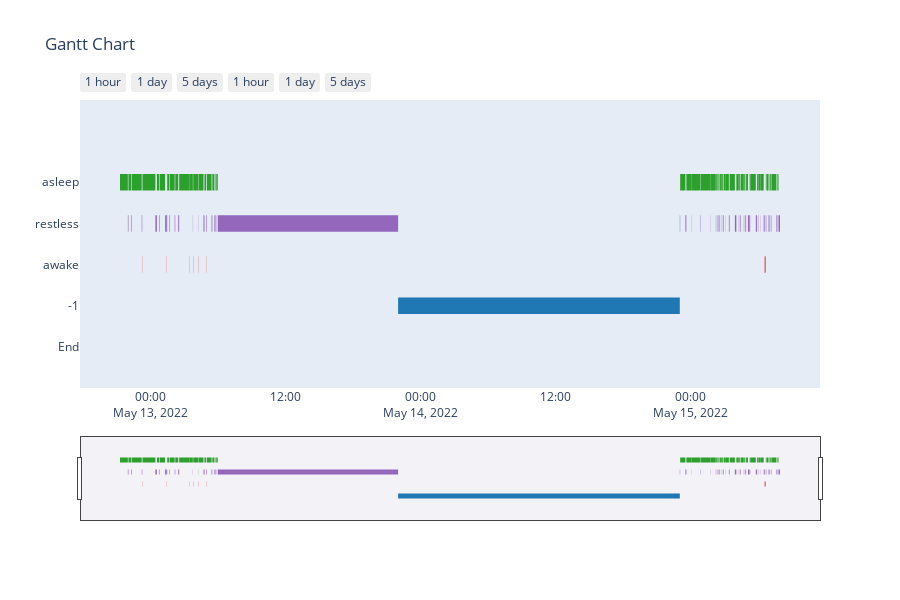

The notebook cell this image was saved under:
### Code cell
fig = ff.create_gantt(sleep, index_col='Task', group_tasks=True)

fig.update_layout(
    xaxis=dict(
        rangeselector=dict(
            buttons=list([
                dict(count=1,
                     label="1 hour",
                     step="hour",
                     ),
                dict(count=1,
                     label="1 day",
                     step="day",
                     stepmode="backward"),
                dict(count=5,
                     label="5 days",
                     step="day",
                     stepmode="backward")

            ])
        ),
        rangeslider=dict(
            visible=True,
            thickness=0.2,
            bgcolor="rgba(0, 0, 100, .05)",
            borderwidth=1
        ),
        type="date"
    )

)

fig.show()

### Figure 1 — Plotly figure (JSON) as saved in the notebook; plotly's stock layout.template omitted (floating-point values rounded to 4 significant figures; data arrays with more than 128 entries replaced by an {"elided": "..."} marker saying what was removed)
{"data": [{"fill": "toself", "fillcolor": "rgb(148, 103, 189)", "hoverinfo": "name", "legendgroup": "rgb(148, 103, 189)", "mode": "none", "name": "restless", "showlegend": false, "type": "scatter", "x": {"elided": "329 str values"}, "y": {"elided": "329 float values"}}, {"fill": "toself", "fillcolor": "rgb(214, 39, 40)", "hoverinfo": "name", "legendgroup": "rgb(214, 39, 40)", "mode": "none", "name": "awake", "showlegend": false, "type": "scatter", "x": ["2022-05-12 23:13:00", "2022-05-12 23:14:00", "2022-05-12 23:14:00", "2022-05-12 23:13:00", "2022-05-12 23:13:00", "2022-05-13 01:22:00", "2022-05-13 01:23:00", "2022-05-13 01:23:00", "2022-05-13 01:22:00", "2022-05-13 01:22:00", "2022-05-13 03:24:00", "2022-05-13 03:25:00", "2022-05-13 03:25:00", "2022-05-13 03:24:00", "2022-05-13 03:24:00", "2022-05-13 03:45:00", "2022-05-13 03:46:00", "2022-05-13 03:46:00", "2022-05-13 03:45:00", "2022-05-13 03:45:00", "2022-05-13 04:15:00", "2022-05-13 04:16:00", "2022-05-13 04:16:00", "2022-05-13 04:15:00", "2022-05-13 04:15:00", "2022-05-13 04:58:00", "2022-05-13 04:59:00", "2022-05-13 04:59:00", "2022-05-13 04:58:00", "2022-05-13 04:58:00", "2022-05-15 06:37:00", "2022-05-15 06:42:00", "2022-05-15 06:42:00", "2022-05-15 06:37:00"], "y": [1.8, 1.8, 2.2, 2.2, null, 1.8, 1.8, 2.2, 2.2, null, 1.8, 1.8, 2.2, 2.2, null, 1.8, 1.8, 2.2, 2.2, null, 1.8, 1.8, 2.2, 2.2, null, 1.8, 1.8, 2.2, 2.2, null, 1.8, 1.8, 2.2, 2.2]}, {"fill": "toself", "fillcolor": "rgb(255, 127, 14)", "hoverinfo": "name", "legendgroup": "rgb(255, 127, 14)", "mode": "none", "name": "End", "showlegend": false, "type": "scatter", "x": ["2022-05-15 07:59:00", null, null, "2022-05-15 07:59:00"], "y": [-0.2, -0.2, 0.2, 0.2]}, {"fill": "toself", "fillcolor": "rgb(31, 119, 180)", "hoverinfo": "name", "legendgroup": "rgb(31, 119, 180)", "mode": "none", "name": "-1", "showlegend": false, "type": "scatter", "x": ["2022-05-13 22:00:00", "2022-05-14 23:04:00", "2022-05-14 23:04:00", "2022-05-13 22:00:00"], "y": [0.8, 0.8, 1.2, 1.2]}, {"fill": "toself", "fillcolor": "rgb(44, 160, 44)", "hoverinfo": "name", "legendgroup": "rgb(44, 160, 44)", "mode": "none", "name": "asleep", "showlegend": false, "type": "scatter", "x": {"elided": "314 str values"}, "y": {"elided": "314 float values"}}, {"legendgroup": "rgb(148, 103, 189)", "marker": {"color": "rgb(148, 103, 189)", "opacity": 0, "size": 1}, "mode": "markers", "name": "", "showlegend": false, "text": {"elided": "132 null values"}, "type": "scatter", "x": {"elided": "132 str values"}, "y": {"elided": "132 int values"}}, {"legendgroup": "rgb(214, 39, 40)", "marker": {"color": "rgb(214, 39, 40)", "opacity": 0, "size": 1}, "mode": "markers", "name": "", "showlegend": false, "text": [null, null, null, null, null, null, null, null, null, null, null, null, null, null], "type": "scatter", "x": ["2022-05-12 23:13:00", "2022-05-12 23:14:00", "2022-05-13 01:22:00", "2022-05-13 01:23:00", "2022-05-13 03:24:00", "2022-05-13 03:25:00", "2022-05-13 03:45:00", "2022-05-13 03:46:00", "2022-05-13 04:15:00", "2022-05-13 04:16:00", "2022-05-13 04:58:00", "2022-05-13 04:59:00", "2022-05-15 06:37:00", "2022-05-15 06:42:00"], "y": [2, 2, 2, 2, 2, 2, 2, 2, 2, 2, 2, 2, 2, 2]}, {"legendgroup": "rgb(255, 127, 14)", "marker": {"color": "rgb(255, 127, 14)", "opacity": 0, "size": 1}, "mode": "markers", "name": "", "showlegend": false, "text": [null, null], "type": "scatter", "x": ["2022-05-15 07:59:00", null], "y": [0, 0]}, {"legendgroup": "rgb(31, 119, 180)", "marker": {"color": "rgb(31, 119, 180)", "opacity": 0, "size": 1}, "mode": "markers", "name": "", "showlegend": false, "text": [null, null], "type": "scatter", "x": ["2022-05-13 22:00:00", "2022-05-14 23:04:00"], "y": [1, 1]}, {"legendgroup": "rgb(44, 160, 44)", "marker": {"color": "rgb(44, 160, 44)", "opacity": 0, "size": 1}, "mode": "markers", "name": "", "showlegend": false, "text": [null, null, null, null, null, null, null, null, null, null, null, null, null, null, null, null, null, null, null, null, null, null, null, null, null, null, null, null, null, null, null, null, null, null, null, null, null, null, null, null, null, null, null, null, null, null, null, null, null, null, null, null, null, null, null, null, null, null, null, null, null, null, null, null, null, null, null, null, null, null, null, null, null, null, null, null, null, null, null, null, null, null, null, null, null, null, null, null, null, null, null, null, null, null, null, null, null, null, null, null, null, null, null, null, null, null, null, null, null, null, null, null, null, null, null, null, null, null, null, null, null, null, null, null, null, null], "type": "scatter", "x": ["2022-05-12 21:15:00", "2022-05-12 21:57:00", "2022-05-12 22:00:00", "2022-05-12 22:15:00", "2022-05-12 22:18:00", "2022-05-12 23:11:00", "2022-05-12 23:15:00", "2022-05-13 00:24:00", "2022-05-13 00:32:00", "2022-05-13 00:44:00", "2022-05-13 00:47:00", "2022-05-13 01:16:00", "2022-05-13 01:27:00", "2022-05-13 01:39:00", "2022-05-13 01:42:00", "2022-05-13 02:07:00", "2022-05-13 02:10:00", "2022-05-13 02:26:00", "2022-05-13 02:31:00", "2022-05-13 03:24:00", "2022-05-13 03:25:00", "2022-05-13 03:44:00", "2022-05-13 03:46:00", "2022-05-13 04:14:00", "2022-05-13 04:16:00", "2022-05-13 04:41:00", "2022-05-13 04:46:00", "2022-05-13 04:55:00", "2022-05-13 04:59:00", "2022-05-13 05:24:00", "2022-05-13 05:28:00", "2022-05-13 05:38:00", "2022-05-13 05:41:00", "2022-05-13 05:45:00", "2022-05-13 05:49:00", "2022-05-13 05:57:00", "2022-05-14 23:06:00", "2022-05-14 23:33:00", "2022-05-14 23:36:00", "2022-05-14 23:37:00", "2022-05-14 23:39:00", "2022-05-15 00:07:00", "2022-05-15 00:08:00", "2022-05-15 00:52:00", "2022-05-15 00:53:00", "2022-05-15 00:55:00", "2022-05-15 00:56:00", "2022-05-15 01:47:00", "2022-05-15 01:48:00", "2022-05-15 02:15:00", "2022-05-15 02:16:00", "2022-05-15 02:18:00", "2022-05-15 02:19:00", "2022-05-15 02:25:00", "2022-05-15 02:27:00", "2022-05-15 02:29:00", "2022-05-15 02:31:00", "2022-05-15 02:36:00", "2022-05-15 02:39:00", "2022-05-15 02:48:00", "2022-05-15 02:49:00", "2022-05-15 02:51:00", "2022-05-15 02:52:00", "2022-05-15 02:57:00", "2022-05-15 03:00:00", "2022-05-15 03:09:00", "2022-05-15 03:10:00", "2022-05-15 03:26:00", "2022-05-15 03:28:00", "2022-05-15 03:30:00", "2022-05-15 03:32:00", "2022-05-15 03:58:00", "2022-05-15 04:05:00", "2022-05-15 04:08:00", "2022-05-15 04:09:00", "2022-05-15 04:15:00", "2022-05-15 04:16:00", "2022-05-15 04:24:00", "2022-05-15 04:25:00", "2022-05-15 04:26:00", "2022-05-15 04:29:00", "2022-05-15 04:42:00", "2022-05-15 04:43:00", "2022-05-15 04:51:00", "2022-05-15 04:54:00", "2022-05-15 04:55:00", "2022-05-15 04:56:00", "2022-05-15 04:57:00", "2022-05-15 04:58:00", "2022-05-15 05:08:00", "2022-05-15 05:16:00", "2022-05-15 05:17:00", "2022-05-15 05:18:00", "2022-05-15 05:19:00", "2022-05-15 05:20:00", "2022-05-15 05:49:00", "2022-05-15 05:50:00", "2022-05-15 05:51:00", "2022-05-15 05:56:00", "2022-05-15 06:01:00", "2022-05-15 06:02:00", "2022-05-15 06:05:00", "2022-05-15 06:06:00", "2022-05-15 06:14:00", "2022-05-15 06:15:00", "2022-05-15 06:32:00", "2022-05-15 06:43:00", "2022-05-15 06:44:00", "2022-05-15 06:45:00", "2022-05-15 06:47:00", "2022-05-15 06:48:00", "2022-05-15 06:58:00", "2022-05-15 07:01:00", "2022-05-15 07:02:00", "2022-05-15 07:03:00", "2022-05-15 07:04:00", "2022-05-15 07:05:00", "2022-05-15 07:10:00", "2022-05-15 07:12:00", "2022-05-15 07:14:00", "2022-05-15 07:15:00", "2022-05-15 07:38:00", "2022-05-15 07:40:00", "2022-05-15 07:42:00", "2022-05-15 07:45:00", "2022-05-15 07:51:00"], "y": [4, 4, 4, 4, 4, 4, 4, 4, 4, 4, 4, 4, 4, 4, 4, 4, 4, 4, 4, 4, 4, 4, 4, 4, 4, 4, 4, 4, 4, 4, 4, 4, 4, 4, 4, 4, 4, 4, 4, 4, 4, 4, 4, 4, 4, 4, 4, 4, 4, 4, 4, 4, 4, 4, 4, 4, 4, 4, 4, 4, 4, 4, 4, 4, 4, 4, 4, 4, 4, 4, 4, 4, 4, 4, 4, 4, 4, 4, 4, 4, 4, 4, 4, 4, 4, 4, 4, 4, 4, 4, 4, 4, 4, 4, 4, 4, 4, 4, 4, 4, 4, 4, 4, 4, 4, 4, 4, 4, 4, 4, 4, 4, 4, 4, 4, 4, 4, 4, 4, 4, 4, 4, 4, 4, 4, 4]}], "layout": {"height": 600, "hovermode": "closest", "showlegend": false, "title": {"text": "Gantt Chart"}, "xaxis": {"rangeselector": {"buttons": [{"count": 1, "label": "1 hour", "step": "hour", "stepmode": "backward"}, {"count": 1, "label": "1 day", "step": "day", "stepmode": "backward"}, {"count": 5, "label": "5 days", "step": "day", "stepmode": "backward"}, {"count": 1, "label": "1 hour", "step": "hour", "stepmode": "todate"}, {"count": 1, "label": "1 day", "step": "day", "stepmode": "backward"}, {"count": 5, "label": "5 days", "step": "day", "stepmode": "backward"}]}, "rangeslider": {"bgcolor": "rgba(0, 0, 100, .05)", "borderwidth": 1, "thickness": 0.2, "visible": true}, "showgrid": false, "type": "date", "zeroline": false}, "yaxis": {"autorange": false, "range": [-1, 6], "showgrid": false, "ticktext": ["End", "-1", "awake", "restless", "asleep"], "tickvals": [0, 1, 2, 3, 4], "zeroline": false}}}
